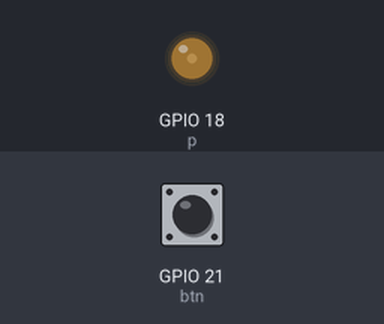
This program was run on a simulated Raspberry Pi (BCM pin numbers). On the bench: output pins drawn as LEDs (lit = HIGH). Inputs (shaded band) come from the test bench; at power-on: GPIO 21 (btn) LOW.

Above: at 1.2 s.
1.3 s: GPIO 21 (btn) pulled HIGH for 0.15 s
At 2.5 s:
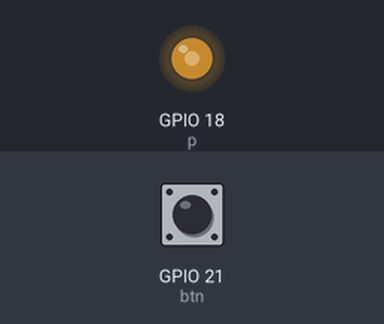
2.9 s: GPIO 21 (btn) pulled HIGH for 1 s
At 3.8 s:
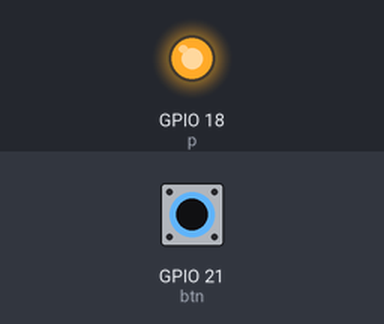
5.4 s: GPIO 21 (btn) pulled HIGH for 3.2 s
At 5.7 s:
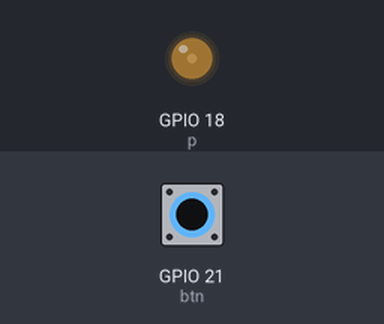
Timing chart, 0 to 8.4 s (numbered marks = the images above; inputs shaded):
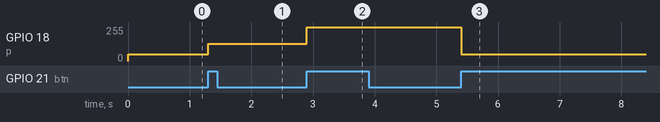

The program:

ex05_pwmbtn.py
```python
# 버튼 눌러서 led 밝기 단계 제어하기

import RPi.GPIO as gp

gp.setmode(gp.BCM)

gp.setup(21, gp.IN)
gp.setup(18, gp.OUT)

p = gp.PWM(18, 500)
p.start(0)

cnt = 0
state = True

try :
    while True :
        btn = gp.input(21)
        if (btn == 1) :
            if (state == True) :
                cnt += 1
                state = False
        elif (btn == 0) :
            state = True

#         if (cnt == 1) :
#             p.ChangeDutyCycle(20)
#         elif (cnt == 2) :
#             p.ChangeDutyCycle(50)
#         elif (cnt == 3) :
#             p.ChangeDutyCycle(100)
#         else :
#             p.ChangeDutyCycle(0)
#             cnt = 0

        if cnt % 3 == 0 :
            p.ChangeDutyCycle(20)
        elif cnt % 3 == 1 :
            p.ChangeDutyCycle(50)
        else :
            p.ChangeDutyCycle(100)

except KeyboardInterrupt :
    gp.cleanup()
```

Measured:
- after the input at 1.3 s, GPIO 18 (p): 51/255 → 128/255 at once
- after the input at 2.9 s, GPIO 18 (p): 128/255 → 255/255 at once
- after the input at 5.4 s, GPIO 18 (p): 255/255 → 51/255 at once
